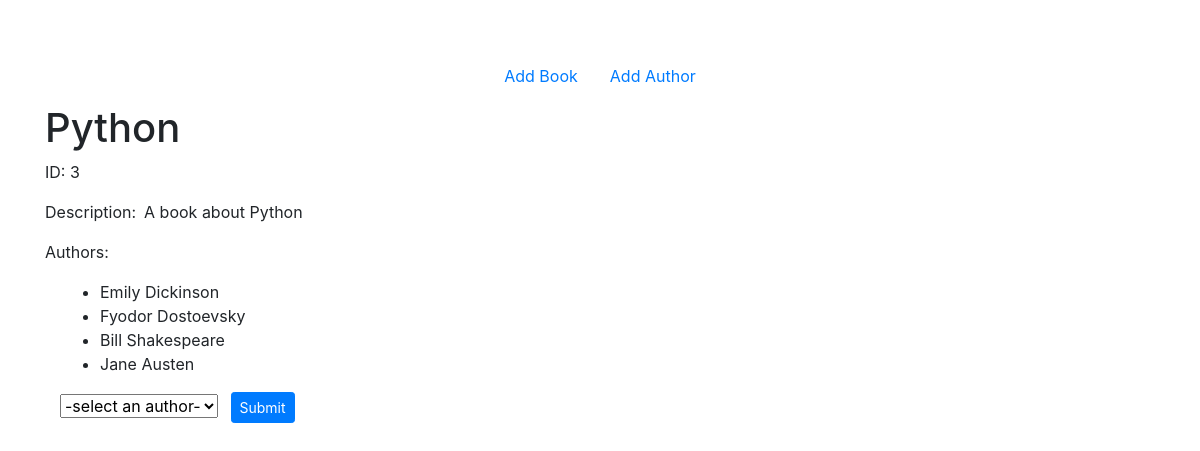
Page /books/3 on the committed database.
### books_authors_app/models.py (models this page shows)
class Book(models.Model):
    title = models.CharField(max_length=255)
    desc = models.TextField()
    created_at = models.DateTimeField(auto_now_add=True)
    updated_at = models.DateTimeField(auto_now=True)

class Author(models.Model):
    first_name = models.CharField(max_length=50)
    last_name = models.CharField(max_length=50)
    notes = models.TextField(default="")
    books = models.ManyToManyField(Book, related_name="authors")
    created_at = models.DateTimeField(auto_now_add=True)
    updated_at = models.DateTimeField(auto_now=True)

### books_authors_app/views.py (the view)
# urls.py: path('books/<int:id>', views.see_book),
def see_book(request, id):  # path('books/<int:id>', views.see_book),
    context = {
        "book": Book.objects.get(id=id),
        "authors": Author.objects.exclude(books__id=id)
    }
    return render(request, 'see_book.html', context)

### books_authors_app/templates/see_book.html (shortened to what this page needs)
<!DOCTYPE html>
<html lang="en">
<head>
    <link rel="stylesheet" href="https://stackpath.bootstrapcdn.com/bootstrap/4.5.2/css/bootstrap.min.css"
>
    {% load static %}
    <link rel="stylesheet" href="{% static 'css/style.css' %}">
</head>
<body>
    <div class="container mt-5">
        <nav class="navbar justify-content-center">
            <a class="nav-link" href="/">Add Book</a>
            <a class="nav-link" href="/authors">Add Author</a>
        </nav>
        <h1>{{ book.title }}</h1>
        <div class="container">
            <div class="row">
                <p>ID: {{ book.id }}</p>
            </div>
            <div class="row">
                <div class="mr-2">
                    <p>Description: </p>
                </div>
                <div>
                    <p>{{ book.desc }}</p>
                </div>
            </div>
            <div class="row">
                <p>Authors:</p>
            </div>
            <ul>
                {% for author in book.authors.all %}
                <li>{{ author.first_name }} {{ author.last_name }}</li>
                {% endfor %}
            </ul>
            <form action="/authors/{{ book.id }}/add_author_to_book" method="POST">
                <select name="authorSelect" id="author_id">
                    <option selected>-select an author-</option>
                </select>
                <button type="submit" class="btn btn-sm btn-primary ml-2">Submit</button>
            </form>
        </div>
    </div>
</body>
</html>

### rows in the picture
Book: title "Python", id "3", desc "A book about Python"
Author: first_name "Emily", last_name "Dickinson"
Author: first_name "Fyodor", last_name "Dostoevsky"
Author: first_name "Bill", last_name "Shakespeare"
Author: first_name "Jane", last_name "Austen"
